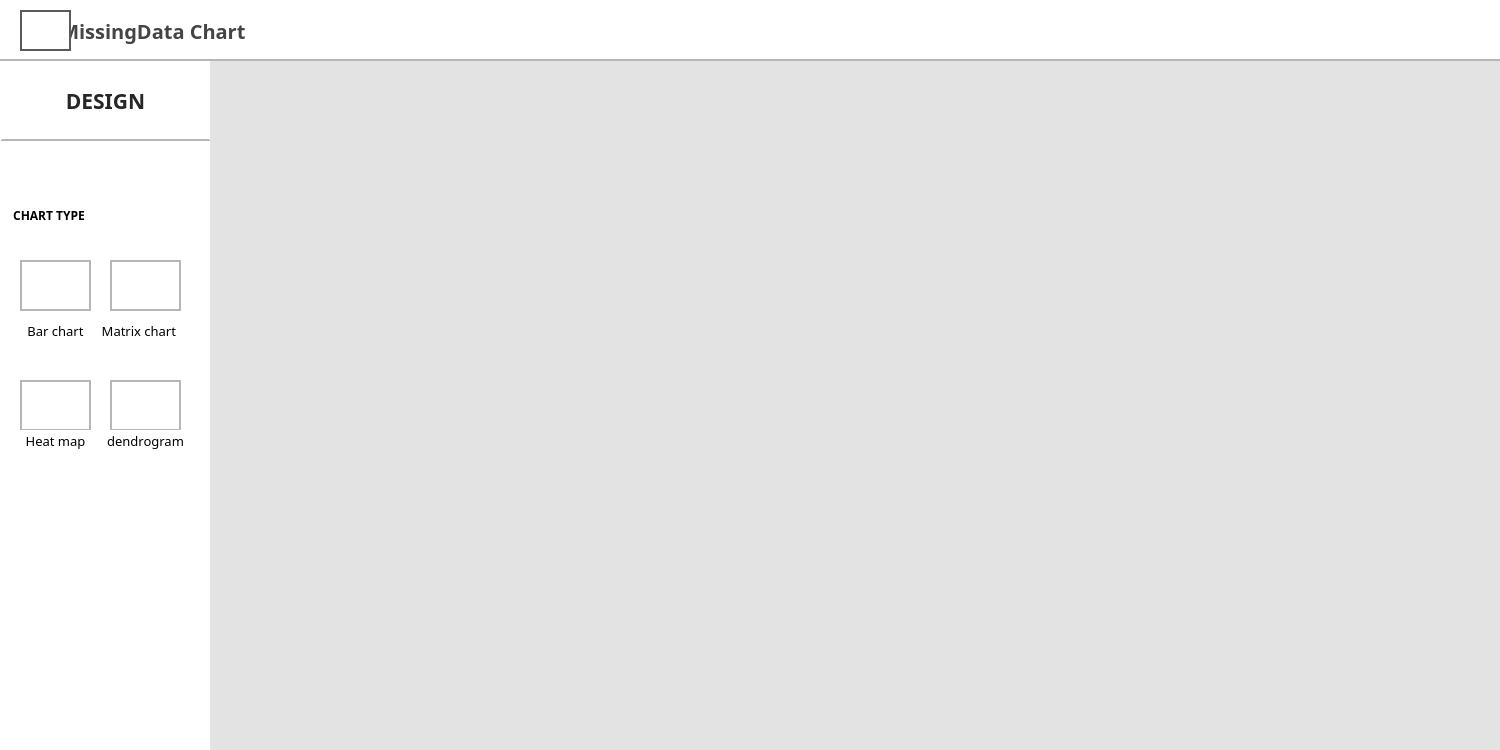
<?xml version="1.0" encoding="UTF-8"?>
<ui version="4.0">
 <class>Dialog</class>
 <widget class="QDialog" name="Dialog">
  <property name="geometry">
   <rect>
    <x>0</x>
    <y>0</y>
    <width>1500</width>
    <height>750</height>
   </rect>
  </property>
  <property name="windowTitle">
   <string>Dialog</string>
  </property>
  <widget class="QLabel" name="label">
   <property name="geometry">
    <rect>
     <x>-10</x>
     <y>0</y>
     <width>1521</width>
     <height>61</height>
    </rect>
   </property>
   <property name="font">
    <font>
     <family>맑은 고딕</family>
     <pointsize>15</pointsize>
     <weight>75</weight>
     <bold>true</bold>
    </font>
   </property>
   <property name="styleSheet">
    <string notr="true">color: rgb(68, 68, 68);
background-color: rgb(255, 255, 255);
border: 2px solid;
border-color: rgb(255, 255, 255);
border-bottom-color: rgb(182, 182, 182);</string>
   </property>
   <property name="text">
    <string>            MissingData Chart</string>
   </property>
  </widget>
  <widget class="QPushButton" name="pushButton">
   <property name="geometry">
    <rect>
     <x>20</x>
     <y>10</y>
     <width>51</width>
     <height>41</height>
    </rect>
   </property>
   <property name="font">
    <font>
     <pointsize>9</pointsize>
    </font>
   </property>
   <property name="styleSheet">
    <string notr="true">background-color: rgb(255,255,255);
            border-style: solid;
            border-width: 2px;
            border-color: rgb(90,90,90);</string>
   </property>
   <property name="text">
    <string/>
   </property>
   <property name="icon">
    <iconset>
     <normaloff>img/MissingChart.png</normaloff>img/MissingChart.png</iconset>
   </property>
   <property name="iconSize">
    <size>
     <width>30</width>
     <height>30</height>
    </size>
   </property>
  </widget>
  <widget class="QWidget" name="gridLayoutWidget">
   <property name="geometry">
    <rect>
     <x>250</x>
     <y>90</y>
     <width>1201</width>
     <height>621</height>
    </rect>
   </property>
   <layout class="QGridLayout" name="gridLayout"/>
  </widget>
  <widget class="QLabel" name="label_2">
   <property name="geometry">
    <rect>
     <x>0</x>
     <y>60</y>
     <width>211</width>
     <height>81</height>
    </rect>
   </property>
   <property name="font">
    <font>
     <family>맑은 고딕</family>
     <pointsize>16</pointsize>
     <weight>75</weight>
     <bold>true</bold>
    </font>
   </property>
   <property name="styleSheet">
    <string notr="true">color: rgb(38, 38, 38);
background-color: rgb(255, 255, 255);
border: 2px solid;
border-color: rgb(255, 255, 255);
border-bottom-color: rgb(182, 182, 182);
border-top-color: rgb(255, 255, 255,255);
</string>
   </property>
   <property name="text">
    <string>DESIGN</string>
   </property>
   <property name="alignment">
    <set>Qt::AlignCenter</set>
   </property>
  </widget>
  <widget class="QLabel" name="label_3">
   <property name="geometry">
    <rect>
     <x>0</x>
     <y>140</y>
     <width>211</width>
     <height>611</height>
    </rect>
   </property>
   <property name="styleSheet">
    <string notr="true">background-color: rgb(255, 255, 255);</string>
   </property>
   <property name="text">
    <string/>
   </property>
  </widget>
  <widget class="QPushButton" name="pushButton_2">
   <property name="geometry">
    <rect>
     <x>110</x>
     <y>260</y>
     <width>71</width>
     <height>51</height>
    </rect>
   </property>
   <property name="styleSheet">
    <string notr="true">background-color: rgb(255,255,255);
            border-style: solid;
            border-width: 2px;
            border-color: rgb(182,182,182);
</string>
   </property>
   <property name="text">
    <string/>
   </property>
   <property name="icon">
    <iconset>
     <normaloff>img/matrix.png</normaloff>img/matrix.png</iconset>
   </property>
   <property name="iconSize">
    <size>
     <width>40</width>
     <height>40</height>
    </size>
   </property>
   <property name="checkable">
    <bool>true</bool>
   </property>
   <property name="checked">
    <bool>true</bool>
   </property>
  </widget>
  <widget class="QPushButton" name="pushButton_3">
   <property name="geometry">
    <rect>
     <x>20</x>
     <y>260</y>
     <width>71</width>
     <height>51</height>
    </rect>
   </property>
   <property name="styleSheet">
    <string notr="true">background-color: rgb(255,255,255);
            border-style: solid;
            border-width: 2px;
            border-color: rgb(182,182,182);
</string>
   </property>
   <property name="text">
    <string/>
   </property>
   <property name="icon">
    <iconset>
     <normaloff>img/MissingBar.png</normaloff>img/MissingBar.png</iconset>
   </property>
   <property name="iconSize">
    <size>
     <width>40</width>
     <height>40</height>
    </size>
   </property>
   <property name="checkable">
    <bool>true</bool>
   </property>
   <property name="checked">
    <bool>true</bool>
   </property>
  </widget>
  <widget class="QLabel" name="label_5">
   <property name="geometry">
    <rect>
     <x>10</x>
     <y>200</y>
     <width>101</width>
     <height>31</height>
    </rect>
   </property>
   <property name="font">
    <font>
     <family>맑은 고딕</family>
     <weight>75</weight>
     <bold>true</bold>
    </font>
   </property>
   <property name="text">
    <string> CHART TYPE</string>
   </property>
  </widget>
  <widget class="QLabel" name="label_6">
   <property name="geometry">
    <rect>
     <x>80</x>
     <y>320</y>
     <width>111</width>
     <height>21</height>
    </rect>
   </property>
   <property name="font">
    <font>
     <family>맑은 고딕</family>
     <pointsize>10</pointsize>
    </font>
   </property>
   <property name="styleSheet">
    <string notr="true"> border-style: solid;
            border-width: 1px;
border-color:rgb(255,255,255);
</string>
   </property>
   <property name="text">
    <string>  Matrix chart</string>
   </property>
   <property name="alignment">
    <set>Qt::AlignCenter</set>
   </property>
  </widget>
  <widget class="QLabel" name="label_7">
   <property name="geometry">
    <rect>
     <x>10</x>
     <y>320</y>
     <width>91</width>
     <height>21</height>
    </rect>
   </property>
   <property name="font">
    <font>
     <family>맑은 고딕</family>
     <pointsize>10</pointsize>
    </font>
   </property>
   <property name="styleSheet">
    <string notr="true"> border-style: solid;
            border-width: 1px;
border-color:rgb(255,255,255);
</string>
   </property>
   <property name="text">
    <string>Bar chart</string>
   </property>
   <property name="alignment">
    <set>Qt::AlignCenter</set>
   </property>
  </widget>
  <widget class="QLabel" name="label_4">
   <property name="geometry">
    <rect>
     <x>210</x>
     <y>60</y>
     <width>1291</width>
     <height>691</height>
    </rect>
   </property>
   <property name="styleSheet">
    <string notr="true">background-color: rgb(227, 227, 227);
</string>
   </property>
   <property name="text">
    <string/>
   </property>
  </widget>
  <widget class="QPushButton" name="pushButton_4">
   <property name="geometry">
    <rect>
     <x>20</x>
     <y>380</y>
     <width>71</width>
     <height>51</height>
    </rect>
   </property>
   <property name="font">
    <font>
     <pointsize>10</pointsize>
    </font>
   </property>
   <property name="styleSheet">
    <string notr="true">background-color: rgb(255,255,255);
            border-style: solid;
            border-width: 2px;
            border-color: rgb(182,182,182);
</string>
   </property>
   <property name="text">
    <string/>
   </property>
   <property name="icon">
    <iconset>
     <normaloff>img/heat.png</normaloff>img/heat.png</iconset>
   </property>
   <property name="iconSize">
    <size>
     <width>40</width>
     <height>40</height>
    </size>
   </property>
   <property name="checkable">
    <bool>true</bool>
   </property>
   <property name="checked">
    <bool>true</bool>
   </property>
  </widget>
  <widget class="QPushButton" name="pushButton_5">
   <property name="geometry">
    <rect>
     <x>110</x>
     <y>380</y>
     <width>71</width>
     <height>51</height>
    </rect>
   </property>
   <property name="styleSheet">
    <string notr="true">background-color: rgb(255,255,255);
            border-style: solid;
            border-width: 2px;
            border-color: rgb(182,182,182);
</string>
   </property>
   <property name="text">
    <string/>
   </property>
   <property name="icon">
    <iconset>
     <normaloff>img/dend.png</normaloff>img/dend.png</iconset>
   </property>
   <property name="iconSize">
    <size>
     <width>40</width>
     <height>40</height>
    </size>
   </property>
   <property name="checkable">
    <bool>true</bool>
   </property>
   <property name="checked">
    <bool>true</bool>
   </property>
  </widget>
  <widget class="QLabel" name="label_8">
   <property name="geometry">
    <rect>
     <x>10</x>
     <y>430</y>
     <width>91</width>
     <height>21</height>
    </rect>
   </property>
   <property name="font">
    <font>
     <family>맑은 고딕</family>
     <pointsize>10</pointsize>
    </font>
   </property>
   <property name="styleSheet">
    <string notr="true"> border-style: solid;
            border-width: 1px;
border-color:rgb(255,255,255);
</string>
   </property>
   <property name="text">
    <string>Heat map</string>
   </property>
   <property name="alignment">
    <set>Qt::AlignCenter</set>
   </property>
  </widget>
  <widget class="QLabel" name="label_9">
   <property name="geometry">
    <rect>
     <x>90</x>
     <y>430</y>
     <width>111</width>
     <height>21</height>
    </rect>
   </property>
   <property name="font">
    <font>
     <family>맑은 고딕</family>
     <pointsize>10</pointsize>
    </font>
   </property>
   <property name="styleSheet">
    <string notr="true"> border-style: solid;
            border-width: 1px;
border-color:rgb(255,255,255);
</string>
   </property>
   <property name="text">
    <string>dendrogram</string>
   </property>
   <property name="alignment">
    <set>Qt::AlignCenter</set>
   </property>
  </widget>
  <widget class="QPushButton" name="pushButton_6">
   <property name="enabled">
    <bool>true</bool>
   </property>
   <property name="geometry">
    <rect>
     <x>1440</x>
     <y>700</y>
     <width>61</width>
     <height>48</height>
    </rect>
   </property>
   <property name="text">
    <string/>
   </property>
   <property name="icon">
    <iconset>
     <normaloff>img/arrow.png</normaloff>img/arrow.png</iconset>
   </property>
   <property name="iconSize">
    <size>
     <width>40</width>
     <height>40</height>
    </size>
   </property>
   <property name="checkable">
    <bool>false</bool>
   </property>
   <property name="checked">
    <bool>false</bool>
   </property>
   <property name="autoDefault">
    <bool>true</bool>
   </property>
   <property name="flat">
    <bool>true</bool>
   </property>
  </widget>
  <widget class="QPushButton" name="pushButton_7">
   <property name="enabled">
    <bool>true</bool>
   </property>
   <property name="geometry">
    <rect>
     <x>1440</x>
     <y>710</y>
     <width>61</width>
     <height>41</height>
    </rect>
   </property>
   <property name="text">
    <string/>
   </property>
   <property name="icon">
    <iconset>
     <normaloff>img/back_arrow.png</normaloff>img/back_arrow.png</iconset>
   </property>
   <property name="iconSize">
    <size>
     <width>40</width>
     <height>40</height>
    </size>
   </property>
   <property name="checkable">
    <bool>false</bool>
   </property>
   <property name="checked">
    <bool>false</bool>
   </property>
   <property name="autoDefault">
    <bool>true</bool>
   </property>
   <property name="flat">
    <bool>true</bool>
   </property>
  </widget>
  <zorder>label_3</zorder>
  <zorder>label_2</zorder>
  <zorder>label_4</zorder>
  <zorder>label</zorder>
  <zorder>pushButton</zorder>
  <zorder>gridLayoutWidget</zorder>
  <zorder>pushButton_2</zorder>
  <zorder>pushButton_3</zorder>
  <zorder>label_5</zorder>
  <zorder>label_6</zorder>
  <zorder>label_7</zorder>
  <zorder>pushButton_4</zorder>
  <zorder>pushButton_5</zorder>
  <zorder>label_8</zorder>
  <zorder>label_9</zorder>
  <zorder>pushButton_6</zorder>
  <zorder>pushButton_7</zorder>
 </widget>
 <resources/>
 <connections/>
</ui>
